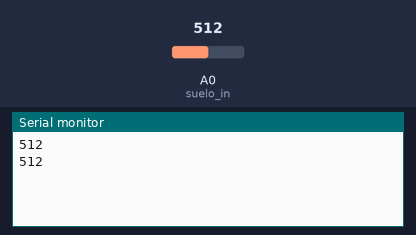
A sketch run on a simulated Arduino Uno, built with avr-gcc and run on an emulated ATmega328P. Parts: the last lines printed to the serial monitor. Inputs (shaded band) come from the test bench; at power-on: A0 (suelo_in) = 512.

Above: at 4.8 s.
4.9 s: A0 (suelo_in) set to 716
At 7.3 s:
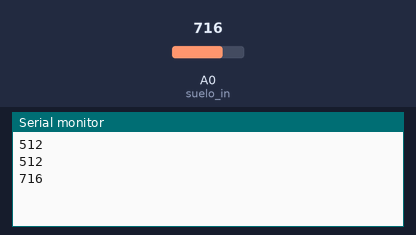
7.9 s: A0 (suelo_in) set to 900
At 9.2 s:
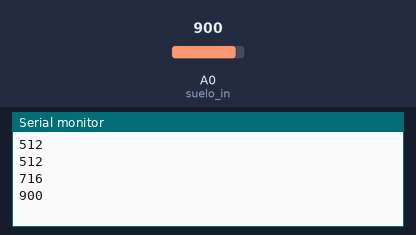
Timing chart, 0 to 10.9 s (numbered marks = the images above; inputs shaded):
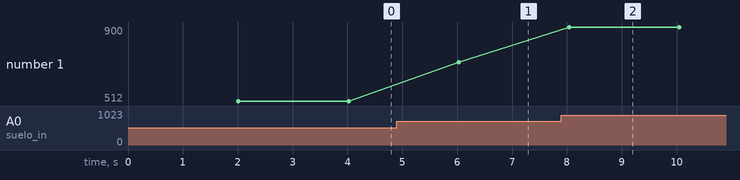

Measured:
- after the input at 4.9 s, the serial monitor: prints a new line after 1.1 s (image 1)
- after the input at 7.9 s, the serial monitor: prints a new line after 0.14 s (image 2)
- plotted number 1: 512 → 716 after the input at 4.9 s, 716 → 900 after the input at 7.9 s

The sketch:

pruebas_sensores_arduino_tierra.ino
```cpp
int suelo_cont = 0;
int suelo_in = A0;
int suelo_trigger = 2;
void setup() {
  pinMode(suelo_in, INPUT);
  pinMode(suelo_trigger, OUTPUT);
  Serial.begin(9600);

}

void loop() {
  if(suelo_cont == 2) {
    digitalWrite(suelo_trigger, HIGH);
    delay(10);
    Serial.println(analogRead(suelo_in));
    digitalWrite(suelo_trigger, LOW);
    suelo_cont = 0;
  }
  suelo_cont += 1;
  delay(1000);
}
```
